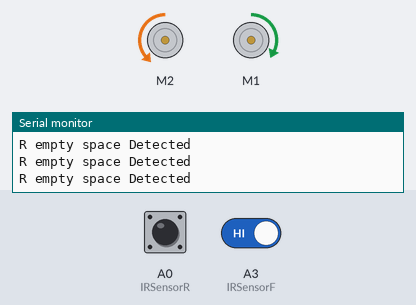
Simulated run of this sketch. Board: Arduino Uno, built with avr-gcc and run on an emulated ATmega328P. On the bench: 2 × DC motor (green arrow = forward, orange = backward, longer = faster), the last lines printed to the serial monitor. The inputs (shaded band) are chosen by the test bench; at power-on: A0 (IRSensorR) HIGH, A3 (IRSensorF) HIGH.

Above: at 1.2 s.
1.3 s: A0 (IRSensorR) driven LOW
At 1.9 s:
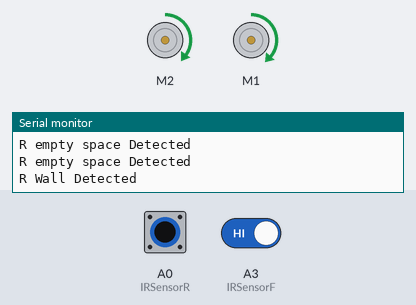
2.8 s: A3 (IRSensorF) driven LOW
At 3.4 s:
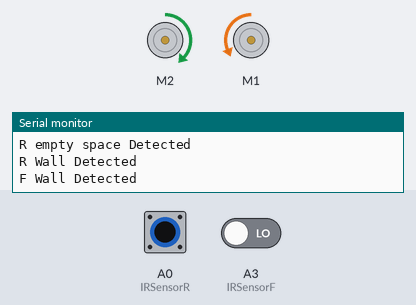
4.3 s: A0 (IRSensorR) driven HIGH and A3 (IRSensorF) driven HIGH
At 6.1 s:
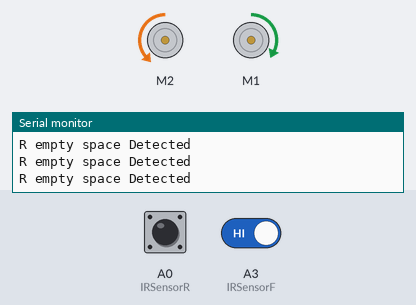
7.3 s: A0 (IRSensorR) pulsed LOW 2 times (0.12 s each, 0.3 s apart)
At 7.52 s:
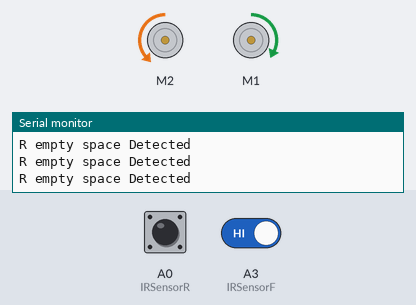
Timing chart, 0 to 10.3 s (numbered marks = the images above; inputs shaded):
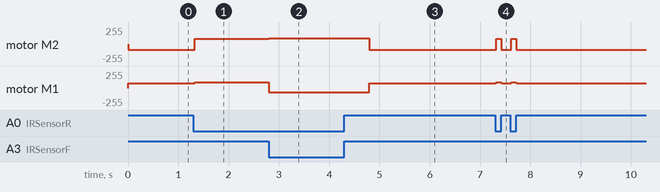

The sketch:

Arduino_Algorithm.ino
```cpp
#include "AFMotor.h"
#define IRSensorR A0
#define IRSensorF A3
AF_DCMotor motorR (2);
AF_DCMotor motorL (1);
int IRSensorStatus_R,IRSensorStatus_Old_R=0;
int IRSensorStatus_F,IRSensorStatus_Old_F=0;
int cmd;

void setup(){
  Serial.begin(9600);
  Serial.setTimeout(5);
  pinMode (IRSensorR, INPUT);
  pinMode (IRSensorF, INPUT);
}

void loop(){
  int IRSensorStatus_R = digitalRead (IRSensorR);
  int IRSensorStatus_F = digitalRead (IRSensorF);

 if(IRSensorStatus_F==0)
  {
    Serial.println("F Wall Detected");
    IRSensorStatus_Old_F = IRSensorStatus_F;
    motorR.setSpeed(88);
    motorL.setSpeed(65);
    motorR.run(FORWARD);
    motorL.run(BACKWARD);
    delay(1000);
  }
  else
  {
  if(IRSensorStatus_R==0&& IRSensorStatus_R!=IRSensorStatus_Old_R)
   {
    Serial.println("R Wall Detected");
    IRSensorStatus_Old_R = IRSensorStatus_R;
    motorR.setSpeed(80);
    motorL.setSpeed(85);
    motorR.run(FORWARD);
    motorL.run(FORWARD);
 }

  else if (IRSensorStatus_R==1)
  {
  Serial.println("R empty space Detected");
  IRSensorStatus_Old_R = IRSensorStatus_R;
  motorR.setSpeed(85);
  motorL.setSpeed(70);
  motorR.run(BACKWARD);
  motorL.run(FORWARD);
 }
 else
 {}
 }
}
```

Measured:
- after the input at 1.3 s, motor M2: backward 85/255 → forward 80/255 at once; motor M1: forward 70/255 → forward 85/255 at once
- after the input at 2.8 s, motor M2: forward 80/255 → forward 88/255 at once; motor M1: forward 85/255 → backward 65/255 at once
- after the input at 4.3 s, motor M2: forward 88/255 → backward 85/255 after 0.50 s; motor M1: backward 65/255 → forward 70/255 after 0.50 s
- after the input at 7.3 s, motor M2: alternates backward 85/255 for 0.20 s and forward 80/255 for 0.10 s, 4 changes in all, then stays backward 85/255, starting at once; motor M1: alternates forward 85/255 for 0.10 s and forward 70/255 for 0.20 s, 4 changes in all, then stays forward 70/255, starting at once
